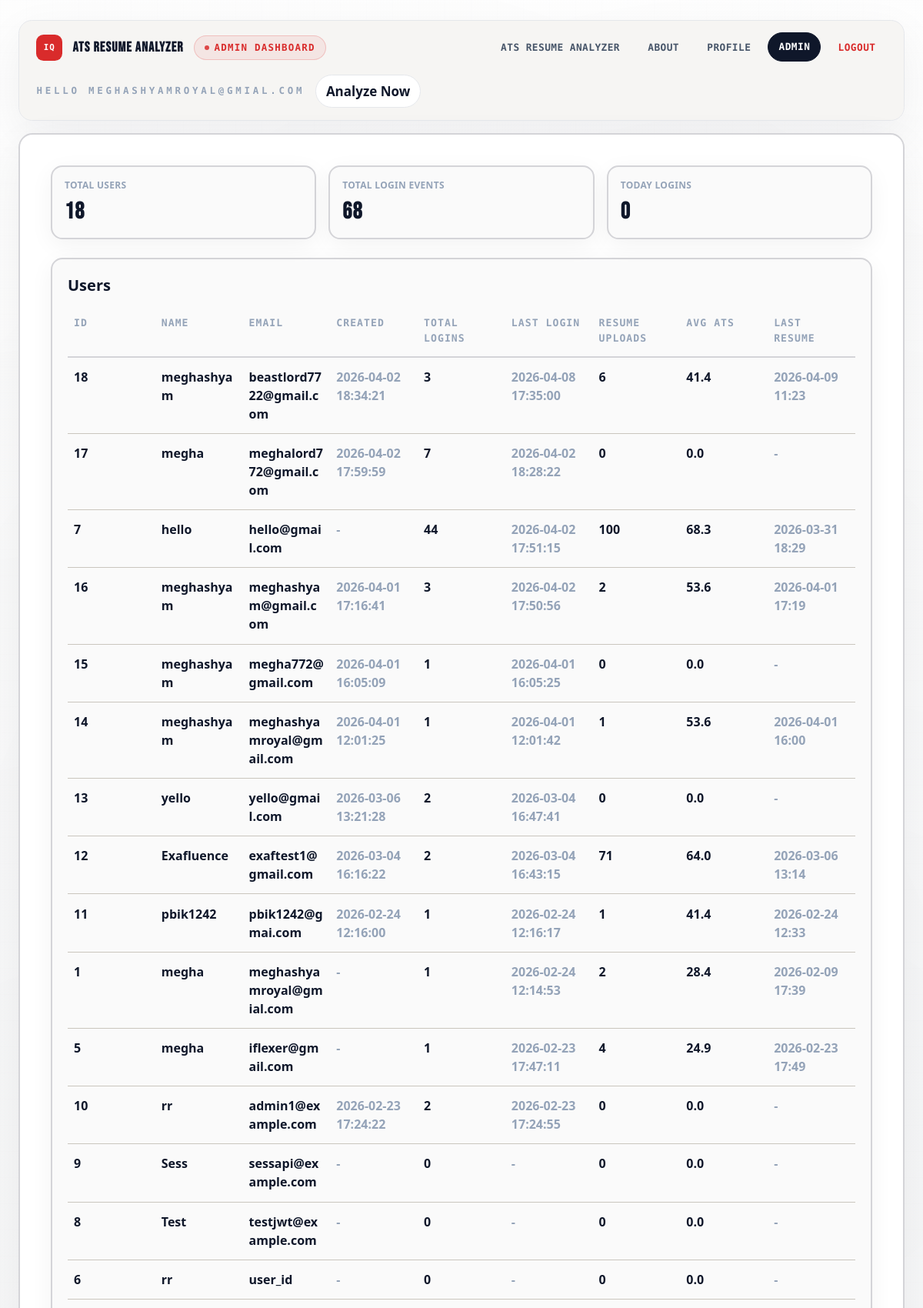
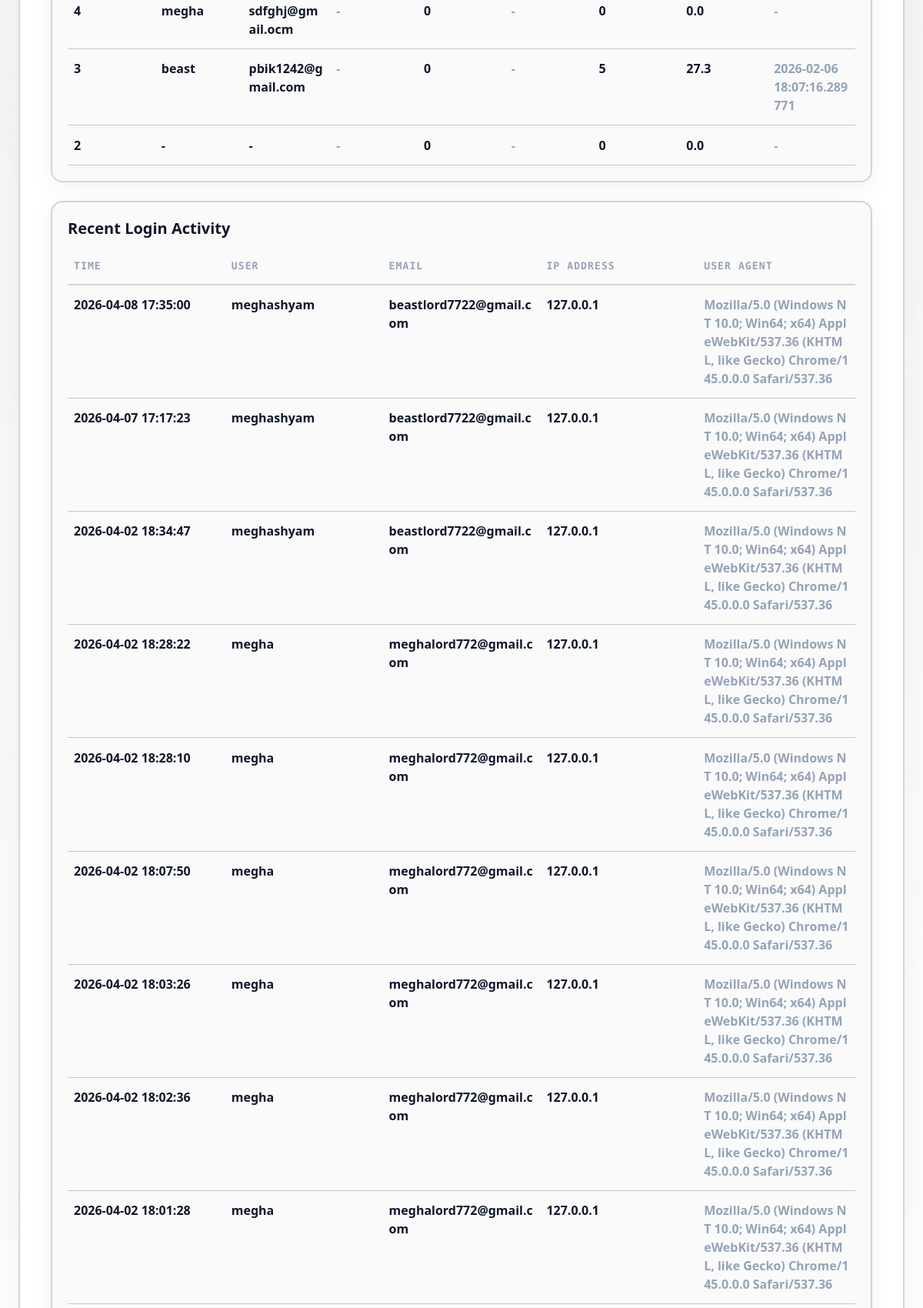
The page /admin/dashboard (signed in, upper part) on the database its author committed (2 pictures, top to bottom).
### tables this page shows
CREATE TABLE users(
        id INTEGER PRIMARY KEY,
        name TEXT, email TEXT UNIQUE, password TEXT, created_at TEXT, role TEXT);

CREATE TABLE login_history(
            id INTEGER PRIMARY KEY,
            user_id INTEGER,
            email TEXT,
            login_time TEXT,
            ip_address TEXT,
            user_agent TEXT
        );

### app.py (the view)
@app.get("/admin/dashboard", response_class=HTMLResponse)
async def admin_dashboard(request: Request) -> HTMLResponse:
    user = require_user(request)
    if not is_admin_user(user):
        raise HTTPException(status_code=403, detail="Admin access required.")
    today = datetime.now().strftime("%Y-%m-%d")
    with db() as conn:
        users = conn.execute(
            """
            SELECT u.id,u.name,u.email,u.created_at,
                   COALESCE(ls.total_logins,0) AS total_logins, ls.last_login_time,
                   COALESCE(rs.resume_count,0) AS resume_count, ROUND(COALESCE(rs.avg_score,0),1) AS avg_score,
                   rs.last_resume_time
            FROM users u
            LEFT JOIN (SELECT user_id,COUNT(*) AS total_logins,MAX(login_time) AS last_login_time FROM login_history GROUP BY user_id) ls ON ls.user_id=u.id
            LEFT JOIN (SELECT user_id,COUNT(*) AS resume_count,AVG(score) AS avg_score,MAX(date) AS last_resume_time FROM resume_history GROUP BY user_id) rs ON rs.user_id=u.id
            ORDER BY COALESCE(ls.last_login_time,u.created_at) DESC,u.id DESC
            """
        ).fetchall()
        recent = conn.execute("SELECT lh.login_time,lh.email,lh.ip_address,lh.user_agent,u.name FROM login_history lh LEFT JOIN users u ON u.id=lh.user_id ORDER BY lh.id DESC LIMIT 50").fetchall()
        total_users = conn.execute("SELECT COUNT(*) AS count FROM users").fetchone()["count"]
        total_events = conn.execute("SELECT COUNT(*) AS count FROM login_history").fetchone()["count"]
        today_logins = conn.execute("SELECT COUNT(*) AS count FROM login_history WHERE login_time LIKE ?", (f"{today}%",)).fetchone()["count"]
    return templates.TemplateResponse(
        "admin_dashboard.html",
        base_context(
            request,
            admin_name=user["name"] or "Admin",
            total_users=total_users,
            total_login_events=total_events,
            today_logins=today_logins,
            users=users,
            recent_logins=recent,
        ),
    )

### templates/admin_dashboard.html (shortened to what this page needs)
<!DOCTYPE html>
<html lang="en">
<head>
  <script src="https://cdn.tailwindcss.com"></script>
</head>
<body class="app-shell">
  <header class="app-topbar">
    <div class="app-topbar__inner">
      <div class="app-topbar__left">
        <div class="app-logo">IQ</div>
        <span class="brand-title text-lg font-bold">ATS RESUME ANALYZER</span>
        <span class="badge-pill">Admin Dashboard</span>
      </div>
      <div class="app-topbar__center">
        <a href="/">ATS RESUME ANALYZER</a>
        <a href="/about">About</a>
        <a href="/profile">Profile</a>
        <a href="/admin/dashboard" class="is-active">Admin</a>
        <a href="/logout" class="text-danger">Logout</a>
      </div>
      <div class="app-topbar__right">
        <span class="app-hello">HELLO {{ (request.session.get("user_name") or "USER") | upper }}</span>
        <a class="app-cta" href="/">Analyze Now</a>
      </div>
    </div>
  </header>
  <div class="page-wrap page-wrap--content page-wrap--admin">
    <div class="glass-panel p-6 md:p-10">
      <div class="grid gap-4 md:grid-cols-3">
        <div class="panel-soft p-4">
          <p class="text-muted text-xs uppercase tracking-wide">Total Users</p>
          <p class="metric-value mt-2 text-3xl font-bold">{{ total_users }}</p>
        </div>
        <div class="panel-soft p-4">
          <p class="text-muted text-xs uppercase tracking-wide">Total Login Events</p>
          <p class="metric-value mt-2 text-3xl font-bold">{{ total_login_events }}</p>
        </div>
        <div class="panel-soft p-4">
          <p class="text-muted text-xs uppercase tracking-wide">Today Logins</p>
          <p class="metric-value mt-2 text-3xl font-bold">{{ today_logins }}</p>
        </div>
      </div>
      <div class="panel-soft mt-6 p-4 md:p-5">
        <h2 class="mb-3 text-xl font-semibold">Users</h2>
        <div>
          <table class="table-shell table-shell--fit">
            <thead>
              <tr>
                <th>ID</th>
                <th>Name</th>
                <th>Email</th>
                <th>Created</th>
                <th>Total Logins</th>
                <th>Last Login</th>
                <th>Resume Uploads</th>
                <th>Avg ATS</th>
                <th>Last Resume</th>
              </tr>
            </thead>
            <tbody>
              {% for u in users %}
              <tr>
                <td>{{ u.id }}</td>
                <td>{{ u.name or "-" }}</td>
                <td>{{ u.email or "-" }}</td>
                <td class="text-muted">{{ u.created_at or "-" }}</td>
                <td class="font-semibold text-cyan-200">{{ u.total_logins }}</td>
                <td class="text-muted">{{ u.last_login_time or "-" }}</td>
                <td>{{ u.resume_count }}</td>
                <td>{{ u.avg_score }}</td>
                <td class="text-muted">{{ u.last_resume_time or "-" }}</td>
              </tr>
              {% else %}
              <tr>
                <td colspan="9" class="py-5 text-center text-muted">No users found.</td>
              </tr>
              {% endfor %}
            </tbody>
          </table>
        </div>
      </div>
      <div class="panel-soft mt-6 p-4 md:p-5">
        <h2 class="mb-3 text-xl font-semibold">Recent Login Activity</h2>
        <div>
          <table class="table-shell table-shell--fit">
            <thead>
              <tr>
                <th>Time</th>
                <th>User</th>
                <th>Email</th>
                <th>IP Address</th>
                <th>User Agent</th>
              </tr>
            </thead>
            <tbody>
              {% for event in recent_logins %}
              <tr>
                <td>{{ event.login_time or "-" }}</td>
                <td>{{ event.name or "-" }}</td>
                <td>{{ event.email or "-" }}</td>
                <td>{{ event.ip_address or "-" }}</td>
                <td class="break-all text-muted">{{ event.user_agent or "-" }}</td>
              </tr>
              {% else %}
              <tr>
                <td colspan="5" class="py-5 text-center text-muted">No login activity yet.</td>
              </tr>
              {% endfor %}
            </tbody>
          </table>
        </div>
      </div>
    </div>
  </div>
</body>
</html>

### rows shown on the page
users: email "MEGHASHYAMROYAL@GMIAL.COM", id "1", name "megha", email "meghashyamroyal@gmial.com", created_at "-", total_logins "1", last_login_time "2026-02-24 12:14:53", resume_count "2", avg_score "28.4", last_resume_time "2026-02-09 17:39"
users: id "18", name "meghashyam", email "beastlord7722@gmail.com", created_at "2026-04-02 18:34:21", total_logins "3", last_login_time "2026-04-08 17:35:00", resume_count "6", avg_score "41.4", last_resume_time "2026-04-09 11:23"
users: id "17", name "megha", email "meghalord772@gmail.com", created_at "2026-04-02 17:59:59", total_logins "7", last_login_time "2026-04-02 18:28:22", resume_count "0", avg_score "0.0", last_resume_time "-"
users: id "7", name "hello", email "hello@gmail.com", created_at "-", total_logins "44", last_login_time "2026-04-02 17:51:15", resume_count "100", avg_score "68.3", last_resume_time "2026-03-31 18:29"
users: id "16", name "meghashyam", email "meghashyam@gmail.com", created_at "2026-04-01 17:16:41", total_logins "3", last_login_time "2026-04-02 17:50:56", resume_count "2", avg_score "53.6", last_resume_time "2026-04-01 17:19"
users: id "15", name "meghashyam", email "megha772@gmail.com", created_at "2026-04-01 16:05:09", total_logins "1", last_login_time "2026-04-01 16:05:25", resume_count "0", avg_score "0.0", last_resume_time "-"
users: id "14", name "meghashyam", email "meghashyamroyal@gmail.com", created_at "2026-04-01 12:01:25", total_logins "1", last_login_time "2026-04-01 12:01:42", resume_count "1", avg_score "53.6", last_resume_time "2026-04-01 16:00"
users: id "13", name "yello", email "yello@gmail.com", created_at "2026-03-06 13:21:28", total_logins "2", last_login_time "2026-03-04 16:47:41", resume_count "0", avg_score "0.0", last_resume_time "-"
users: id "12", name "Exafluence", email "exaftest1@gmail.com", created_at "2026-03-04 16:16:22", total_logins "2", last_login_time "2026-03-04 16:43:15", resume_count "71", avg_score "64.0", last_resume_time "2026-03-06 13:14"
users: id "11", name "pbik1242", email "pbik1242@gmai.com", created_at "2026-02-24 12:16:00", total_logins "1", last_login_time "2026-02-24 12:16:17", resume_count "1", avg_score "41.4", last_resume_time "2026-02-24 12:33"
users: id "5", name "megha", email "iflexer@gmail.com", created_at "-", total_logins "1", last_login_time "2026-02-23 17:47:11", resume_count "4", avg_score "24.9", last_resume_time "2026-02-23 17:49"
users: id "10", name "rr", email "admin1@example.com", created_at "2026-02-23 17:24:22", total_logins "2", last_login_time "2026-02-23 17:24:55", resume_count "0", avg_score "0.0", last_resume_time "-"
users: id "9", name "Sess", email "sessapi@example.com", created_at "-", total_logins "0", last_login_time "-", resume_count "0", avg_score "0.0", last_resume_time "-"
users: id "8", name "Test", email "testjwt@example.com", created_at "-", total_logins "0", last_login_time "-", resume_count "0", avg_score "0.0", last_resume_time "-"
users: id "6", name "rr", email "user_id", created_at "-", total_logins "0", last_login_time "-", resume_count "0", avg_score "0.0", last_resume_time "-"
users: id "4", name "megha", email "sdfghj@gmail.ocm", created_at "-", total_logins "0", last_login_time "-", resume_count "0", avg_score "0.0", last_resume_time "-"
users: id "3", name "beast", email "pbik1242@gmail.com", created_at "-", total_logins "0", last_login_time "-", resume_count "5", avg_score "27.3", last_resume_time "2026-02-06 18:07:16.289771"
users: id "2", name "-", email "-", created_at "-", total_logins "0", last_login_time "-", resume_count "0", avg_score "0.0", last_resume_time "-"
login_history: login_time "2026-04-08 17:35:00", name "meghashyam", email "beastlord7722@gmail.com", ip_address "127.0.0.1", user_agent "Mozilla/5.0 (Windows NT 10.0; Win64; x64) AppleWebKit/537.36 (KHTML, like Gecko) Chrome/145.0.0.0 Safari/537.36"
login_history: login_time "2026-04-07 17:17:23", name "meghashyam", email "beastlord7722@gmail.com", ip_address "127.0.0.1", user_agent "Mozilla/5.0 (Windows NT 10.0; Win64; x64) AppleWebKit/537.36 (KHTML, like Gecko) Chrome/145.0.0.0 Safari/537.36"
login_history: login_time "2026-04-02 18:34:47", name "meghashyam", email "beastlord7722@gmail.com", ip_address "127.0.0.1", user_agent "Mozilla/5.0 (Windows NT 10.0; Win64; x64) AppleWebKit/537.36 (KHTML, like Gecko) Chrome/145.0.0.0 Safari/537.36"
login_history: login_time "2026-04-02 18:28:22", name "megha", email "meghalord772@gmail.com", ip_address "127.0.0.1", user_agent "Mozilla/5.0 (Windows NT 10.0; Win64; x64) AppleWebKit/537.36 (KHTML, like Gecko) Chrome/145.0.0.0 Safari/537.36"
login_history: login_time "2026-04-02 18:28:10", name "megha", email "meghalord772@gmail.com", ip_address "127.0.0.1", user_agent "Mozilla/5.0 (Windows NT 10.0; Win64; x64) AppleWebKit/537.36 (KHTML, like Gecko) Chrome/145.0.0.0 Safari/537.36"
login_history: login_time "2026-04-02 18:07:50", name "megha", email "meghalord772@gmail.com", ip_address "127.0.0.1", user_agent "Mozilla/5.0 (Windows NT 10.0; Win64; x64) AppleWebKit/537.36 (KHTML, like Gecko) Chrome/145.0.0.0 Safari/537.36"
login_history: login_time "2026-04-02 18:03:26", name "megha", email "meghalord772@gmail.com", ip_address "127.0.0.1", user_agent "Mozilla/5.0 (Windows NT 10.0; Win64; x64) AppleWebKit/537.36 (KHTML, like Gecko) Chrome/145.0.0.0 Safari/537.36"
login_history: login_time "2026-04-02 18:02:36", name "megha", email "meghalord772@gmail.com", ip_address "127.0.0.1", user_agent "Mozilla/5.0 (Windows NT 10.0; Win64; x64) AppleWebKit/537.36 (KHTML, like Gecko) Chrome/145.0.0.0 Safari/537.36"
login_history: login_time "2026-04-02 18:01:28", name "megha", email "meghalord772@gmail.com", ip_address "127.0.0.1", user_agent "Mozilla/5.0 (Windows NT 10.0; Win64; x64) AppleWebKit/537.36 (KHTML, like Gecko) Chrome/145.0.0.0 Safari/537.36"

### other values the page prints
{{ total_users }} "18"
{{ total_login_events }} "68"
{{ today_logins }} "0"
